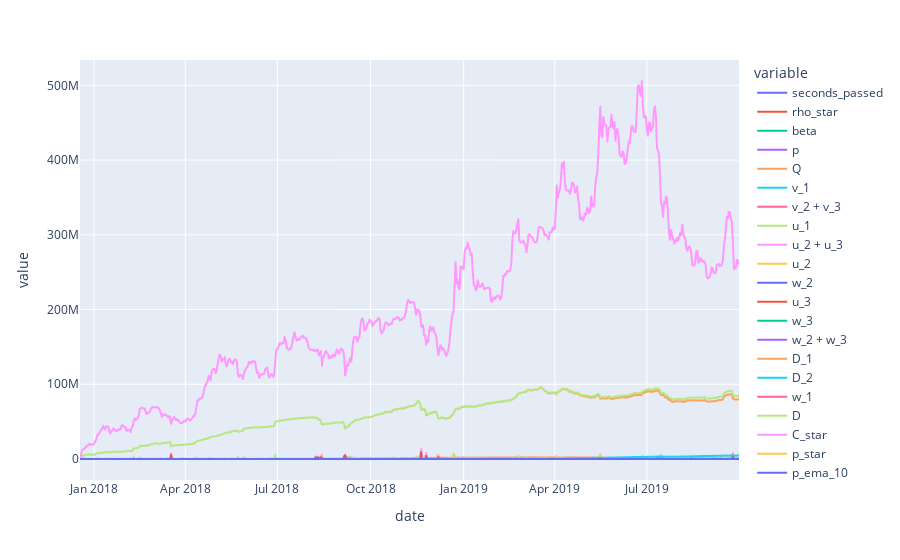

The code cell stored with this chart in its notebook:
### Code cell
# Plot the full set of historical data over time
debt_market_df.plot()

### Figure 1 — Plotly figure (JSON) as saved in the notebook; plotly's stock layout.template omitted (floating-point values rounded to 4 significant figures; data arrays with more than 128 entries replaced by an {"elided": "..."} marker saying what was removed)
{"data": [{"hovertemplate": "variable=seconds_passed<br>date=%{x}<br>value=%{y}<extra></extra>", "legendgroup": "seconds_passed", "line": {"color": "#636efa", "dash": "solid"}, "mode": "lines", "name": "seconds_passed", "showlegend": true, "type": "scattergl", "x": {"elided": "652 str values"}, "xaxis": "x", "y": {"elided": "652 int values"}, "yaxis": "y"}, {"hovertemplate": "variable=rho_star<br>date=%{x}<br>value=%{y}<extra></extra>", "legendgroup": "rho_star", "line": {"color": "#EF553B", "dash": "solid"}, "mode": "lines", "name": "rho_star", "showlegend": true, "type": "scattergl", "x": {"elided": "652 str values"}, "xaxis": "x", "y": {"elided": "652 float values"}, "yaxis": "y"}, {"hovertemplate": "variable=beta<br>date=%{x}<br>value=%{y}<extra></extra>", "legendgroup": "beta", "line": {"color": "#00cc96", "dash": "solid"}, "mode": "lines", "name": "beta", "showlegend": true, "type": "scattergl", "x": {"elided": "652 str values"}, "xaxis": "x", "y": {"elided": "652 float values"}, "yaxis": "y"}, {"hovertemplate": "variable=p<br>date=%{x}<br>value=%{y}<extra></extra>", "legendgroup": "p", "line": {"color": "#ab63fa", "dash": "solid"}, "mode": "lines", "name": "p", "showlegend": true, "type": "scattergl", "x": {"elided": "652 str values"}, "xaxis": "x", "y": {"elided": "652 float values"}, "yaxis": "y"}, {"hovertemplate": "variable=Q<br>date=%{x}<br>value=%{y}<extra></extra>", "legendgroup": "Q", "line": {"color": "#FFA15A", "dash": "solid"}, "mode": "lines", "name": "Q", "showlegend": true, "type": "scattergl", "x": {"elided": "652 str values"}, "xaxis": "x", "y": {"elided": "652 float values"}, "yaxis": "y"}, {"hovertemplate": "variable=v_1<br>date=%{x}<br>value=%{y}<extra></extra>", "legendgroup": "v_1", "line": {"color": "#19d3f3", "dash": "solid"}, "mode": "lines", "name": "v_1", "showlegend": true, "type": "scattergl", "x": {"elided": "652 str values"}, "xaxis": "x", "y": {"elided": "652 float values"}, "yaxis": "y"}, {"hovertemplate": "variable=v_2 + v_3<br>date=%{x}<br>value=%{y}<extra></extra>", "legendgroup": "v_2 + v_3", "line": {"color": "#FF6692", "dash": "solid"}, "mode": "lines", "name": "v_2 + v_3", "showlegend": true, "type": "scattergl", "x": {"elided": "652 str values"}, "xaxis": "x", "y": {"elided": "652 float values"}, "yaxis": "y"}, {"hovertemplate": "variable=u_1<br>date=%{x}<br>value=%{y}<extra></extra>", "legendgroup": "u_1", "line": {"color": "#B6E880", "dash": "solid"}, "mode": "lines", "name": "u_1", "showlegend": true, "type": "scattergl", "x": {"elided": "652 str values"}, "xaxis": "x", "y": {"elided": "652 float values"}, "yaxis": "y"}, {"hovertemplate": "variable=u_2 + u_3<br>date=%{x}<br>value=%{y}<extra></extra>", "legendgroup": "u_2 + u_3", "line": {"color": "#FF97FF", "dash": "solid"}, "mode": "lines", "name": "u_2 + u_3", "showlegend": true, "type": "scattergl", "x": {"elided": "652 str values"}, "xaxis": "x", "y": {"elided": "652 float values"}, "yaxis": "y"}, {"hovertemplate": "variable=u_2<br>date=%{x}<br>value=%{y}<extra></extra>", "legendgroup": "u_2", "line": {"color": "#FECB52", "dash": "solid"}, "mode": "lines", "name": "u_2", "showlegend": true, "type": "scattergl", "x": {"elided": "652 str values"}, "xaxis": "x", "y": {"elided": "652 float values"}, "yaxis": "y"}, {"hovertemplate": "variable=w_2<br>date=%{x}<br>value=%{y}<extra></extra>", "legendgroup": "w_2", "line": {"color": "#636efa", "dash": "solid"}, "mode": "lines", "name": "w_2", "showlegend": true, "type": "scattergl", "x": {"elided": "652 str values"}, "xaxis": "x", "y": {"elided": "652 float values"}, "yaxis": "y"}, {"hovertemplate": "variable=u_3<br>date=%{x}<br>value=%{y}<extra></extra>", "legendgroup": "u_3", "line": {"color": "#EF553B", "dash": "solid"}, "mode": "lines", "name": "u_3", "showlegend": true, "type": "scattergl", "x": {"elided": "652 str values"}, "xaxis": "x", "y": {"elided": "652 float values"}, "yaxis": "y"}, {"hovertemplate": "variable=w_3<br>date=%{x}<br>value=%{y}<extra></extra>", "legendgroup": "w_3", "line": {"color": "#00cc96", "dash": "solid"}, "mode": "lines", "name": "w_3", "showlegend": true, "type": "scattergl", "x": {"elided": "652 str values"}, "xaxis": "x", "y": {"elided": "652 float values"}, "yaxis": "y"}, {"hovertemplate": "variable=w_2 + w_3<br>date=%{x}<br>value=%{y}<extra></extra>", "legendgroup": "w_2 + w_3", "line": {"color": "#ab63fa", "dash": "solid"}, "mode": "lines", "name": "w_2 + w_3", "showlegend": true, "type": "scattergl", "x": {"elided": "652 str values"}, "xaxis": "x", "y": {"elided": "652 float values"}, "yaxis": "y"}, {"hovertemplate": "variable=D_1<br>date=%{x}<br>value=%{y}<extra></extra>", "legendgroup": "D_1", "line": {"color": "#FFA15A", "dash": "solid"}, "mode": "lines", "name": "D_1", "showlegend": true, "type": "scattergl", "x": {"elided": "652 str values"}, "xaxis": "x", "y": {"elided": "652 float values"}, "yaxis": "y"}, {"hovertemplate": "variable=D_2<br>date=%{x}<br>value=%{y}<extra></extra>", "legendgroup": "D_2", "line": {"color": "#19d3f3", "dash": "solid"}, "mode": "lines", "name": "D_2", "showlegend": true, "type": "scattergl", "x": {"elided": "652 str values"}, "xaxis": "x", "y": {"elided": "652 float values"}, "yaxis": "y"}, {"hovertemplate": "variable=w_1<br>date=%{x}<br>value=%{y}<extra></extra>", "legendgroup": "w_1", "line": {"color": "#FF6692", "dash": "solid"}, "mode": "lines", "name": "w_1", "showlegend": true, "type": "scattergl", "x": {"elided": "652 str values"}, "xaxis": "x", "y": {"elided": "652 float values"}, "yaxis": "y"}, {"hovertemplate": "variable=D<br>date=%{x}<br>value=%{y}<extra></extra>", "legendgroup": "D", "line": {"color": "#B6E880", "dash": "solid"}, "mode": "lines", "name": "D", "showlegend": true, "type": "scattergl", "x": {"elided": "652 str values"}, "xaxis": "x", "y": {"elided": "652 float values"}, "yaxis": "y"}, {"hovertemplate": "variable=C_star<br>date=%{x}<br>value=%{y}<extra></extra>", "legendgroup": "C_star", "line": {"color": "#FF97FF", "dash": "solid"}, "mode": "lines", "name": "C_star", "showlegend": true, "type": "scattergl", "x": {"elided": "652 str values"}, "xaxis": "x", "y": {"elided": "652 float values"}, "yaxis": "y"}, {"hovertemplate": "variable=p_star<br>date=%{x}<br>value=%{y}<extra></extra>", "legendgroup": "p_star", "line": {"color": "#FECB52", "dash": "solid"}, "mode": "lines", "name": "p_star", "showlegend": true, "type": "scattergl", "x": {"elided": "652 str values"}, "xaxis": "x", "y": {"elided": "652 int values"}, "yaxis": "y"}, {"hovertemplate": "variable=p_ema_10<br>date=%{x}<br>value=%{y}<extra></extra>", "legendgroup": "p_ema_10", "line": {"color": "#636efa", "dash": "solid"}, "mode": "lines", "name": "p_ema_10", "showlegend": true, "type": "scattergl", "x": {"elided": "652 str values"}, "xaxis": "x", "y": {"elided": "652 float values"}, "yaxis": "y"}], "layout": {"legend": {"title": {"text": "variable"}, "tracegroupgap": 0}, "margin": {"t": 60}, "xaxis": {"anchor": "y", "domain": [0, 1], "title": {"text": "date"}}, "yaxis": {"anchor": "x", "domain": [0, 1], "title": {"text": "value"}}}}
